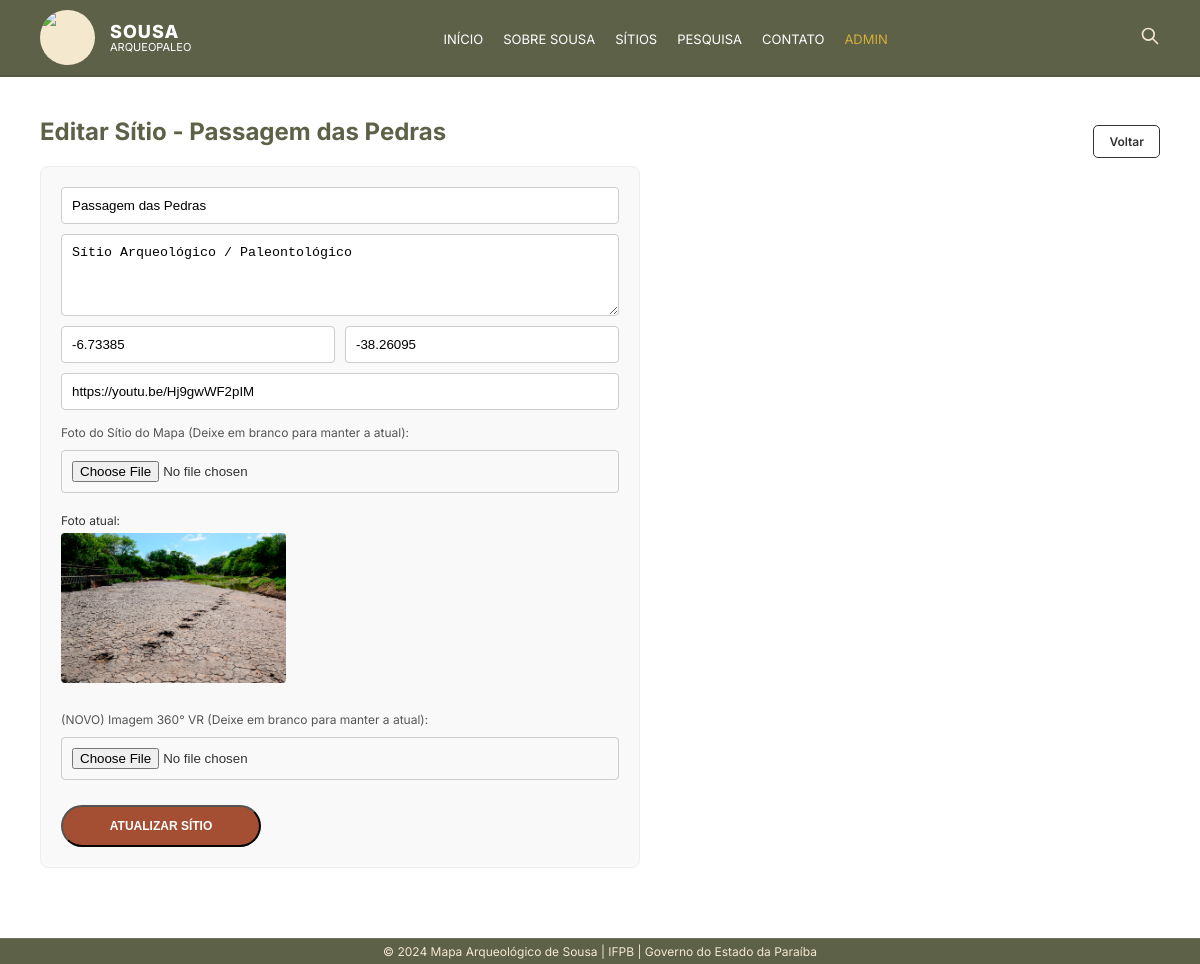
The page /admin/site/edit/1 (signed in) on the database its author committed.
### models.py (models this page shows)
class Site(db.Model):
    id = db.Column(db.Integer, primary_key=True)
    name = db.Column(db.String(200), nullable=False)
    description = db.Column(db.Text, nullable=True)
    latitude = db.Column(db.Float, nullable=False)
    longitude = db.Column(db.Float, nullable=False)
    youtube_url = db.Column(db.String(500), nullable=True)
    photo_filename = db.Column(db.String(255), nullable=True)
    image_vr_filename = db.Column(db.String(255), nullable=True)

### app.py (the view, shortened to what this page needs)
@app.route('/admin/site/edit/<int:id>', methods=['GET', 'POST'])
@login_required
def edit_site(id):
    site = Site.query.get_or_404(id)
    return render_template('edit_site.html', site=site)

### app.py (called while the page is built)
@login_manager.user_loader
def load_user(user_id):
    return User.query.get(int(user_id))

### templates/edit_site.html (shortened to what this page needs)
{% extends "base.html" %}
{% block content %}
<div class="admin-container">
    <div style="display:flex; justify-content:space-between; align-items:center;">
        <h2>Editar Sítio - {{ site.name }}</h2>
        <a href="{{ url_for('admin_dashboard') }}" class="btn-secondary" style="border: 1px solid #333;">Voltar</a>
    </div>
    <form class="admin-form" method="POST" action="{{ url_for('edit_site', id=site.id) }}" enctype="multipart/form-data" style="background:#f9f9f9; padding:20px; border-radius:8px; border:1px solid #eee;">
        <input type="text" name="name" value="{{ site.name }}" required>
        <textarea name="description" rows="4">{{ site.description or '' }}</textarea>
        <div style="display:flex; gap:10px;">
            <input type="number" step="any" name="latitude" value="{{ site.latitude }}" required style="flex:1;">
            <input type="number" step="any" name="longitude" value="{{ site.longitude }}" required style="flex:1;">
        </div>
        <input type="url" name="youtube_url" value="{{ site.youtube_url or '' }}" placeholder="URL do Vídeo no Youtube">
        <label style="font-size:12px; margin-top:5px; color:#555;">Foto do Sítio do Mapa (Deixe em branco para manter a atual):</label>
        <input type="file" name="photo" accept="image/*">
        {% if site.photo_filename %}
        <div style="margin-top: 10px;">
            <p style="font-size:12px; margin-bottom: 5px;">Foto atual:</p>
            <img src="{{ url_for('static', filename='uploads/' + site.photo_filename) }}" style="max-height: 150px; border-radius:4px;">
        </div>
        {% endif %}
        <label style="font-size:12px; margin-top:15px; color:#555;">(NOVO) Imagem 360° VR (Deixe em branco para manter a atual):</label>
        <input type="file" name="photo_vr" accept="image/*">
        <button type="submit" class="btn-primary" style="cursor:pointer; width:200px; margin-top:15px;">ATUALIZAR SÍTIO</button>
    </form>
</div>
{% endblock %}

### static/css/style.css (style rules this page uses)
:root { --primary-color: #5d6148; --header-bg: #5d6148; --text-color: #f4e8cf; --highlight: #d1b88a; --card-bg: rgba(69, 73, 53, 0.95); --btn-color: #a44f33; --btn-hover: #b95d3e; }
* { box-sizing: border-box; margin: 0; padding: 0; }
body, html { height: 100%; font-family: 'Inter', sans-serif; background-color: var(--header-bg); color: var(--text-color); }
body { display: flex; flex-direction: column; }
.btn-primary { display: block; background: var(--btn-color); color: #fff !important; text-align: center; padding: 12px 15px; text-decoration: none; border-radius: 25px; font-weight: 800; font-size: 12px; transition: background 0.3s, color 0.3s; width: 100%; }
.btn-secondary { display: inline-block; background: #fff; color: #333; text-align: center; padding: 8px 15px; text-decoration: none; border-radius: 5px; font-weight: 600; font-size: 12px; transition: background 0.3s; }
.admin-container { padding: 40px; background: #fff; color: #333; flex: 1; overflow-y: auto; }
.admin-container h2 { color: var(--header-bg); margin-bottom: 20px; }
.admin-form { display: flex; flex-direction: column; gap: 10px; max-width: 600px; margin-bottom: 30px; }
.admin-form input, .admin-form textarea { padding: 10px; border: 1px solid #ccc; border-radius: 4px; }

### rows shown on the page
Site: name "Passagem das Pedras", description "Sítio Arqueológico / Paleontológico", latitude "-6.73385", longitude "-38.26095", youtube_url "https://youtu.be/Hj9gwWF2pIM", photo_filename (picture)
